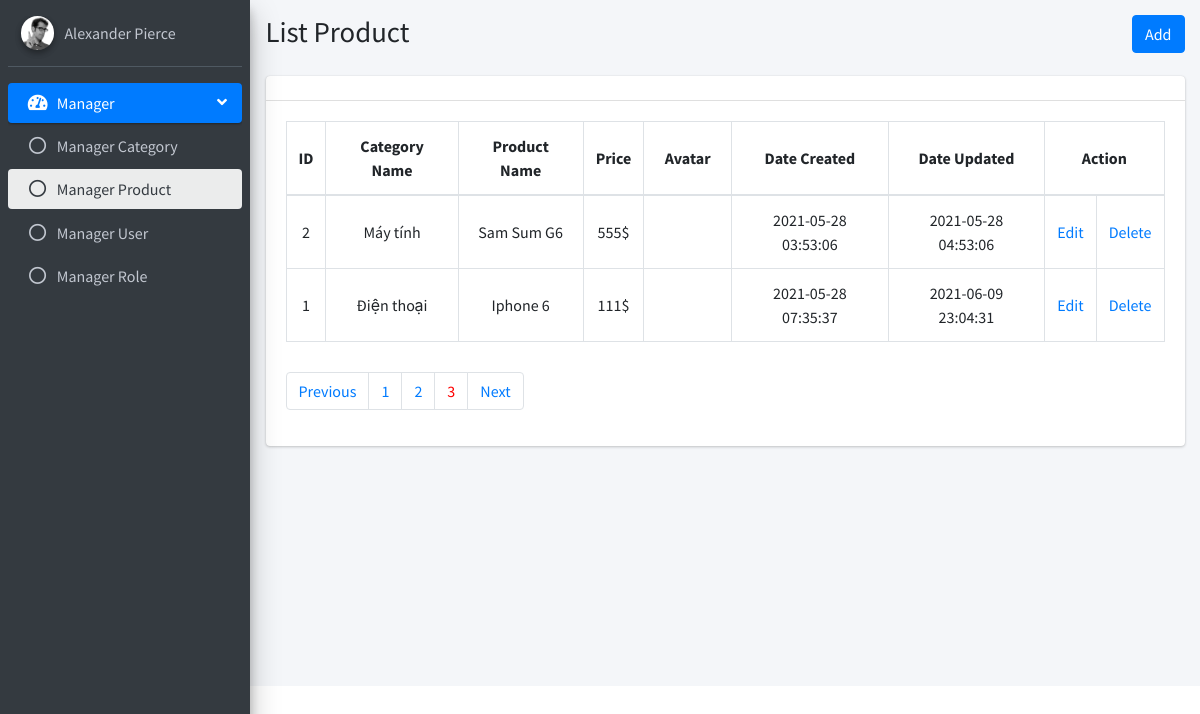
The page /Product/listProduct?page=3 on the database its author committed.
### tables this page shows
CREATE TABLE `product` (
  `id` int(11) NOT NULL,
  `category_id` int(11) NOT NULL,
  `product_name` varchar(255) NOT NULL,
  `picture` varchar(255) NOT NULL,
  `price` varchar(255) NOT NULL,
  `create_at` timestamp NOT NULL DEFAULT current_timestamp(),
  `update_at` timestamp NOT NULL DEFAULT current_timestamp()
);

CREATE TABLE `category` (
  `id` int(11) NOT NULL,
  `category_name` varchar(255) NOT NULL,
  `create_at` timestamp NULL DEFAULT current_timestamp(),
  `update_at` timestamp NULL DEFAULT current_timestamp()
);

### mvc/core/Controller.php (called while the page is built, shortened)
<?php
    class Controller
    {
        public function model($model)
        {
            return new $model;
        }
        public function view($view, $data = [])
        {
            require_once "./mvc/views/".$view.".php";
        }
    }
?>

### mvc/controllers/Product.php (called while the page is built, shortened)
<?php
    class Product extends Controller
    {
        public function listProduct()
        {
            $url = $_SERVER['REQUEST_URI'];
            $parts = parse_url($url);
            if (array_key_exists('query', $parts)) {
                parse_str($parts['query'], $query);
                $pageIn = (int)$query['page'];
            } else {
                $pageIn = 1;
            }
            $productModel = $this->model("ProductModel");
            $paginate = $productModel->getList($pageIn);
            $this->view('master' , ['page' => 'product/list' , 'paginate' => $paginate , 'pageIn' => $pageIn]);
        }
    }
?>

### mvc/core/App.php (called while the page is built, shortened)
<?php
class App
{
    protected $action="Home";
    function __construct()
    {
        $arr = $this->UrlProcess();
        if(isset($arr)) {
            if ( file_exists("./mvc/controllers/".$arr[0].".php") ){
                unset($arr[0]);
            }
        }
        $this->controller = new $this->controller;
        if (isset($arr[1])){
            if( method_exists( $this->controller , $arr[1]) ){
                $this->action = $arr[1];
            }
            unset($arr[1]);
        }
        $this->params = $arr?array_values($arr):[];
        call_user_func_array([$this->controller, $this->action], $this->params);
    }
    function UrlProcess()
    {
        if (isset($_GET["url"]) ){
            return explode("/", filter_var(trim($_GET["url"], "/")));
        }
    }
}
?>

### index.php (called while the page is built, shortened)
<?php
    $myApp = new App();
?>

### mvc/core/DB.php (called while the page is built, shortened)
<?php
    class DB
    {
        protected $servername = "localhost";
        protected $username = "root";
        protected $password = "";
        function __construct()
        {
            $this->con = mysqli_connect($this->servername, $this->username, $this->password);
        }
    }
?>

### mvc/models/ProductModel.php (called while the page is built, shortened)
<?php
    class ProductModel extends DB
    {
        public function getList($pageIn)
        {
            $paginate = [];
            $query = "SELECT *,category.category_name AS category_name,product.id as product_id FROM product INNER JOIN category ON product.category_id = category.id";
            $rows = mysqli_query($this->con,$query);
            $count = mysqli_num_rows($rows);
            $numberPage = 2;
            $pages = (int)ceil($count / $numberPage);
            $start = ($pageIn * $numberPage) - $numberPage;
            $stmt = $this->con->prepare("SELECT *,category.category_name AS category_name,product.id as product_id FROM product INNER JOIN category ON product.category_id = category.id ORDER BY product.id desc LIMIT ?, ?");
            $stmt->bind_param('ii',$start,$numberPage);
            if ($stmt->execute()) {
                $paginate['listProduct'] = $stmt->get_result();
                $paginate['numberPage'] = $pages;
            }
            return $paginate;
        }
    }
?>

### mvc/views/pages/product/list.php (the view, shortened to what this page needs)
<section class="content-header">
    <div class="container-fluid">
    <div class="row mb-2">
        <div class="col-sm-6">
        <h1>List Product</h1>
        </div>
        <div class="col-sm-6">
        <ol class="breadcrumb float-sm-right">
            <a class="btn btn-primary" href="addProduct">Add</a>
        </ol>
        </div>
    </div>
    </div>
</section>
<section class="content">
    <div class="container-fluid">
    <div class="row">
        <div class="col-12">
        <div class="card">
            <div class="card-header">
            </div>
            <div class="card-body">
                <table id="example2" class="table table-bordered table-hover">
                    <thead>
                        <tr>
                            <th>ID</th>
                            <th>Category Name</th>
                            <th>Product Name</th>
                            <th>Price</th>
                            <th>Avatar</th>
                            <th>Date Created</th>
                            <th>Date Updated</th>
                            <th colspan="2">Action</th>
                        </tr>
                    </thead>
                    <tbody>
                    <?php
                        while ($row = $data['paginate']['listProduct']->fetch_assoc()) {
                    ?>
                        <tr>
                            <td><?php echo $row['product_id'] ?></td>
                            <td><?php echo $row['category_name'] ?></td>
                            <td><?php echo $row['product_name'] ?></td>
                            <td><?php echo $row['price'] ?></td>
                            <td style="width: 10%;"><img src="<?php echo '../uploads/'.$row['picture'] ?>" alt="" style="width: 100%;"></td>
                            <td><?php echo $row['create_at'] ?></td>
                            <td><?php echo $row['update_at'] ?></td>
                            <td><a href="editProduct/<?php echo $row['product_id'];?>/<?php echo $data['pageIn']; ?>">Edit</a></td>
                            <td>
                                <a onclick="return confirm('Are you want to delete?')" href="deleteProduct/<?php echo $row['product_id'] ?>/<?php echo $data['pageIn']; ?>">Delete</a>
                            </td>
                        </tr>
                    <?php
                        }
                     ?>
                    </tbody>
                </table>
                <nav aria-label="Page navigation example" style="margin-top: 30px;">
                    <ul class="pagination">
                        <?php
                            if ($data['pageIn'] > 1) {
                                $previous = $data['pageIn'] - 1;
                            }
                        ?>
                        <li class="page-item <?php if ($data['pageIn'] <= 1){ echo 'previos_disble'; } else{ echo 'previos_enable'; }  ?>"><a class="page-link" href="listProduct?page=<?php echo $previous ?>">Previous</a></li>
                        <?php
                             for ($i = 1; $i<= $data['paginate']['numberPage']; $i++) {
                        ?>
                            <li class="page-item"><a class="page-link <?php if ($data['pageIn'] === $i) {echo "selected"; } ?>" href="listProduct?page=<?php echo $i ?>"><?php echo $i ?></a></li>
                        <?php } ?>
                        <li class="page-item <?php if ($data['pageIn'] >= $data['paginate']['numberPage']) { echo 'next_disable'; } else { echo "next_enable"; } ?>"><a class="page-link" href="listProduct?page=<?php echo $next ?>">Next</a></li>
                    </ul>
                </nav>
            </div>
        </div>
        </div>
    </div>
    </div>
</section>

### mvc/views/master.php (shortened to what this page needs)
<!DOCTYPE html>
<html lang="en">
<head>
  <link rel="stylesheet" href="../../../public/plugins/fontawesome-free/css/all.min.css">
  <link rel="stylesheet" href="https://code.ionicframework.com/ionicons/2.0.1/css/ionicons.min.css">
  <link rel="stylesheet" href="../../../public/plugins/tempusdominus-bootstrap-4/css/tempusdominus-bootstrap-4.min.css">
  <link rel="stylesheet" href="../../../public/plugins/icheck-bootstrap/icheck-bootstrap.min.css">
  <link rel="stylesheet" href="../../../public/plugins/jqvmap/jqvmap.min.css">
  <link rel="stylesheet" href="../../../public/dist/css/adminlte.min.css">
  <link rel="stylesheet" href="../../../public/plugins/overlayScrollbars/css/OverlayScrollbars.min.css">
  <link rel="stylesheet" href="../../../public/plugins/daterangepicker/daterangepicker.css">
  <link rel="stylesheet" href="../../../public/plugins/summernote/summernote-bs4.min.css">
  <link rel="stylesheet" href="../../../public/css/custom.css">
</head>
<body class="hold-transition sidebar-mini layout-fixed">
<div class="wrapper">
  <aside class="main-sidebar sidebar-dark-primary elevation-4">
    <div class="sidebar">
      <div class="user-panel mt-3 pb-3 mb-3 d-flex">
        <div class="image">
          <img src="../../../public/dist/img/user2-160x160.jpg" class="img-circle elevation-2" alt="User Image">
        </div>
        <div class="info">
          <a href="#" class="d-block">Alexander Pierce</a>
        </div>
      </div>
      <nav class="mt-2">
        <ul class="nav nav-pills nav-sidebar flex-column" data-widget="treeview" role="menu" data-accordion="false">
          <li class="nav-item menu-open">
            <a href="#" class="nav-link active">
              <i class="nav-icon fas fa-tachometer-alt"></i>
              <p>
                Manager
                <i class="right fas fa-angle-left"></i>
              </p>
            </a>
            <ul class="nav nav-treeview">
              <li class="nav-item">
                <a href="../../../Category/listCategory" class="nav-link">
                  <i class="far fa-circle nav-icon"></i>
                  <p>Manager Category</p>
                </a>
              </li>
              <li class="nav-item">
                <a href="../../../Product/listProduct" class="nav-link">
                  <i class="far fa-circle nav-icon"></i>
                  <p>Manager Product</p>
                </a>
              </li>
              <li class="nav-item">
                <a href="../../../User/listUser" class="nav-link">
                  <i class="far fa-circle nav-icon"></i>
                  <p>Manager User</p>
                </a>
              </li>
              <li class="nav-item">
                <a href="../../../Role/listRole" class="nav-link">
                  <i class="far fa-circle nav-icon"></i>
                  <p>Manager Role</p>
                </a>
              </li>
            </ul>
          </li>
        </ul>
      </nav>
    </div>
  </aside>
  <div class="content-wrapper">
    <?php
      require_once "./mvc/views/pages/".$data["page"].".php"
    ?>
  </div>
</div>
</body>
</html>

### public/css/custom.css (style rules this page uses)
.selected { color: red; }
th, td { vertical-align: middle !important; text-align: center; }

### mvc/views/pages/product/list.php (style rules this page uses)
.next_disable , .previos_disble { pointer-events: none; }
.next_enable , .previos_enable { pointer-events: unset; }

### rows shown on the page
product: id "2", category.category_name "Máy tính", product_name "Sam Sum G6", price "555$", category.create_at "2021-05-28 03:53:06", category.update_at "2021-05-28 04:53:06"
product: id "1", category.category_name "Điện thoại", product_name "Iphone 6", price "111$", category.create_at "2021-05-28 07:35:37", category.update_at "2021-06-09 23:04:31"
